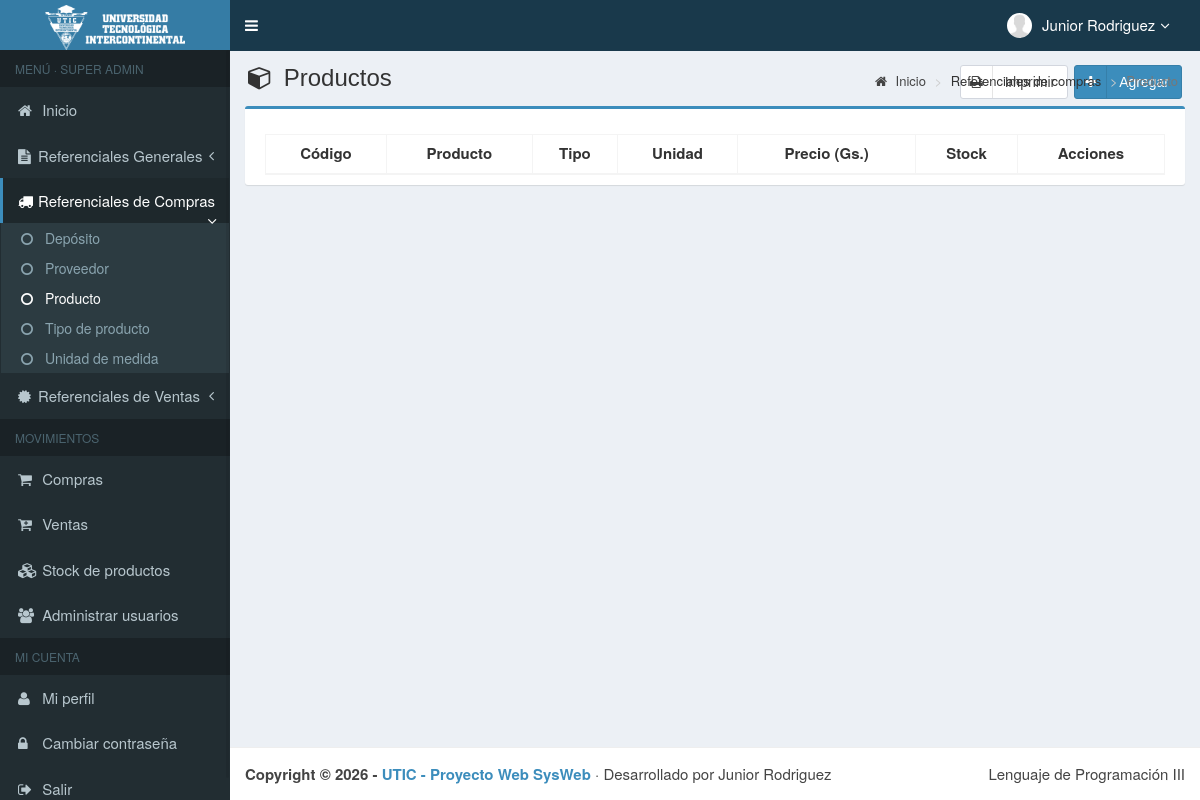
/main.php?module=producto (signed in), run on an earlier commit of the app's database.
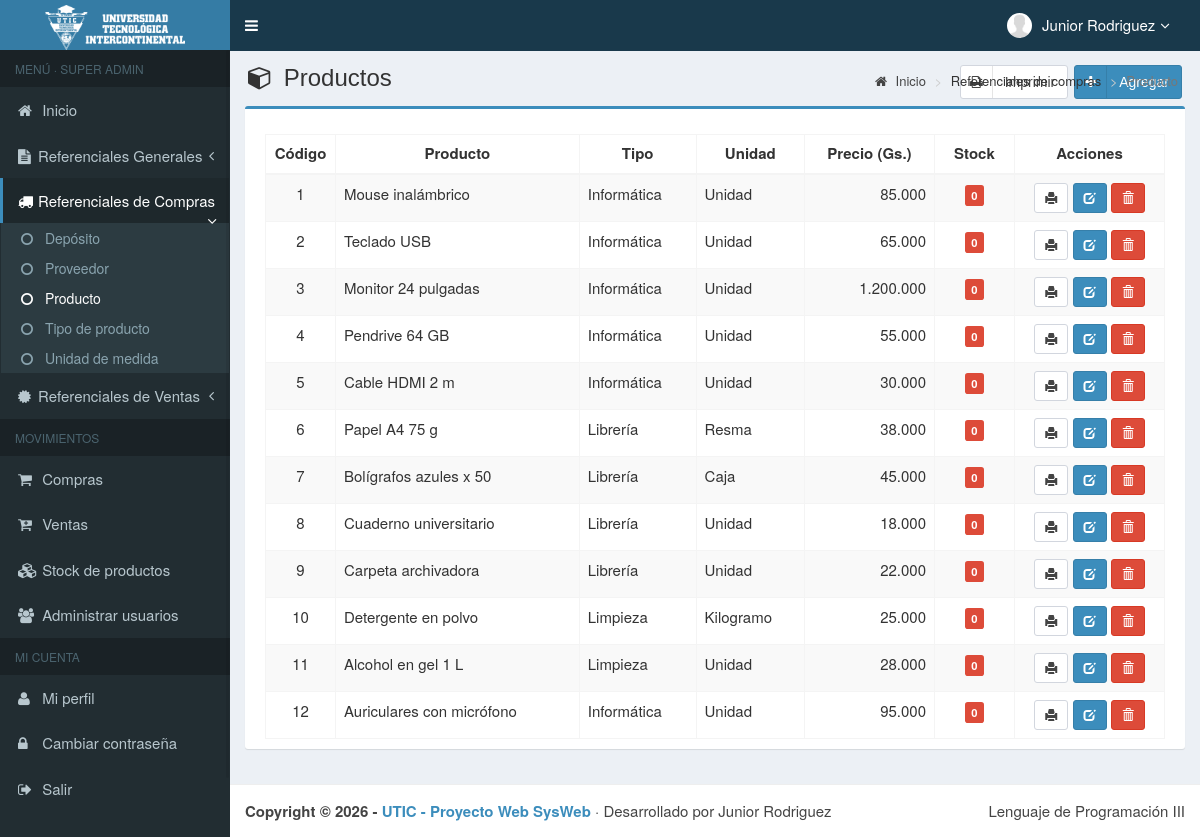
And on a later commit of the database.
### tables this page shows
CREATE TABLE producto (
    cod_producto  INT         NOT NULL,
    cod_tipo_prod INT         NOT NULL,
    id_u_medida   INT         NOT NULL,
    p_descrip     VARCHAR(50) NOT NULL,
    precio        INT         NOT NULL,
    PRIMARY KEY (cod_producto),
    FOREIGN KEY (cod_tipo_prod) REFERENCES tipo_producto (cod_tipo_prod),
    FOREIGN KEY (id_u_medida)   REFERENCES u_medida (id_u_medida)
);

CREATE TABLE tipo_producto (
    cod_tipo_prod INT         NOT NULL,
    t_p_descrip   VARCHAR(50) NOT NULL,
    PRIMARY KEY (cod_tipo_prod)
);

CREATE TABLE u_medida (
    id_u_medida INT         NOT NULL,
    u_descrip   VARCHAR(20) NOT NULL,
    PRIMARY KEY (id_u_medida)
);

### config/funciones.php (called while the page is built, shortened)
<?php
function e(?string $texto): string
{
    return htmlspecialchars($texto ?? "", ENT_QUOTES, "UTF-8");
}
function gs(int|float|string|null $monto): string
{
    return number_format((float) $monto, 0, ",", ".");
}

### modules/producto/view.php (the view, shortened to what this page needs)
<?php
$productos = $mysqli->query("SELECT p.cod_producto, p.p_descrip, t.t_p_descrip, u.u_descrip, p.precio,
                                    COALESCE((SELECT SUM(s.cantidad) FROM stock s WHERE s.cod_producto = p.cod_producto), 0) AS stock
                             FROM producto p
                             JOIN tipo_producto t ON t.cod_tipo_prod = p.cod_tipo_prod
                             JOIN u_medida u      ON u.id_u_medida   = p.id_u_medida
                             ORDER BY p.cod_producto");
?>
<section class="content-header">
    <h1>
        <i class="fa fa-cube icon-title"></i> Productos
        <a class="btn btn-primary btn-social pull-right" href="?module=form_producto&form=add" title="Agregar" data-toggle="tooltip">
            <i class="fa fa-plus"></i> Agregar
        </a>
        <a class="btn btn-default btn-social pull-right" style="margin-right:6px" href="modules/producto/print.php" target="_blank" title="Imprimir listado" data-toggle="tooltip">
            <i class="fa fa-print"></i> Imprimir
        </a>
    </h1>
    <ol class="breadcrumb">
        <li><a href="?module=start"><i class="fa fa-home"></i> Inicio</a></li>
        <li>Referenciales de compras</li>
        <li class="active">Producto</li>
    </ol>
</section>
<section class="content">
    <div class="row">
        <div class="col-md-12">
            <div class="box box-primary">
                <div class="box-body">
                    <table id="dataTables1" class="table table-bordered table-striped table-hover">
                        <thead>
                            <tr>
                                <th class="center">Código</th>
                                <th class="center">Producto</th>
                                <th class="center">Tipo</th>
                                <th class="center">Unidad</th>
                                <th class="center">Precio (Gs.)</th>
                                <th class="center">Stock</th>
                                <th class="center">Acciones</th>
                            </tr>
                        </thead>
                        <tbody>
                        <?php while ($p = $productos->fetch_assoc()): ?>
                            <tr>
                                <td width="70" class="center"><?= (int) $p["cod_producto"] ?></td>
                                <td><?= e($p["p_descrip"]) ?></td>
                                <td><?= e($p["t_p_descrip"]) ?></td>
                                <td><?= e($p["u_descrip"]) ?></td>
                                <td class="text-right"><?= gs($p["precio"]) ?></td>
                                <td width="80" class="center">
                                    <span class="label label-<?= (int) $p["stock"] > 0 ? "success" : "danger" ?>"><?= gs($p["stock"]) ?></span>
                                </td>
                                <td width="150" class="center">
                                    <a data-toggle="tooltip" title="Imprimir ficha" class="btn btn-default btn-sm" target="_blank"
                                       href="modules/producto/print_view.php?id=<?= (int) $p["cod_producto"] ?>">
                                        <i class="glyphicon glyphicon-print"></i>
                                    </a>
                                    <a data-toggle="tooltip" title="Modificar" class="btn btn-primary btn-sm"
                                       href="?module=form_producto&form=edit&id=<?= (int) $p["cod_producto"] ?>">
                                        <i style="color:#fff" class="glyphicon glyphicon-edit"></i>
                                    </a>
                                    <form method="POST" action="modules/producto/proses.php?act=delete" style="display:inline"
                                          onsubmit="return confirm('¿Eliminar el producto <?= e(addslashes($p["p_descrip"])) ?>?');">
                                        <button type="submit" class="btn btn-danger btn-sm" data-toggle="tooltip" title="Eliminar">
                                            <i style="color:#fff" class="glyphicon glyphicon-trash"></i>
                                        </button>
                                    </form>
                                </td>
                            </tr>
                        <?php endwhile; ?>
                        </tbody>
                    </table>
                </div>
            </div>
        </div>
    </div>
</section>

What changed in the data, as far as the page shows it:
added producto: cod_producto "1", p_descrip "Mouse inalámbrico", cod_tipo_prod.t_p_descrip "Informática", id_u_medida.u_descrip "Unidad", precio "85.000", stock "0"
added producto: cod_producto "2", p_descrip "Teclado USB", cod_tipo_prod.t_p_descrip "Informática", id_u_medida.u_descrip "Unidad", precio "65.000", stock "0"
added producto: cod_producto "3", p_descrip "Monitor 24 pulgadas", cod_tipo_prod.t_p_descrip "Informática", id_u_medida.u_descrip "Unidad", precio "1.200.000", stock "0"
added producto: cod_producto "4", p_descrip "Pendrive 64 GB", cod_tipo_prod.t_p_descrip "Informática", id_u_medida.u_descrip "Unidad", precio "55.000", stock "0"
added producto: cod_producto "5", p_descrip "Cable HDMI 2 m", cod_tipo_prod.t_p_descrip "Informática", id_u_medida.u_descrip "Unidad", precio "30.000", stock "0"
added producto: cod_producto "6", p_descrip "Papel A4 75 g", cod_tipo_prod.t_p_descrip "Librería", id_u_medida.u_descrip "Resma", precio "38.000", stock "0"
added producto: cod_producto "7", p_descrip "Bolígrafos azules x 50", cod_tipo_prod.t_p_descrip "Librería", id_u_medida.u_descrip "Caja", precio "45.000", stock "0"
added producto: cod_producto "8", p_descrip "Cuaderno universitario", cod_tipo_prod.t_p_descrip "Librería", id_u_medida.u_descrip "Unidad", precio "18.000", stock "0"
added producto: cod_producto "9", p_descrip "Carpeta archivadora", cod_tipo_prod.t_p_descrip "Librería", id_u_medida.u_descrip "Unidad", precio "22.000", stock "0"
added producto: cod_producto "10", p_descrip "Detergente en polvo", cod_tipo_prod.t_p_descrip "Limpieza", id_u_medida.u_descrip "Kilogramo", precio "25.000", stock "0"
added producto: cod_producto "11", p_descrip "Alcohol en gel 1 L", cod_tipo_prod.t_p_descrip "Limpieza", id_u_medida.u_descrip "Unidad", precio "28.000", stock "0"
added producto: cod_producto "12", p_descrip "Auriculares con micrófono", cod_tipo_prod.t_p_descrip "Informática", id_u_medida.u_descrip "Unidad", precio "95.000", stock "0"
